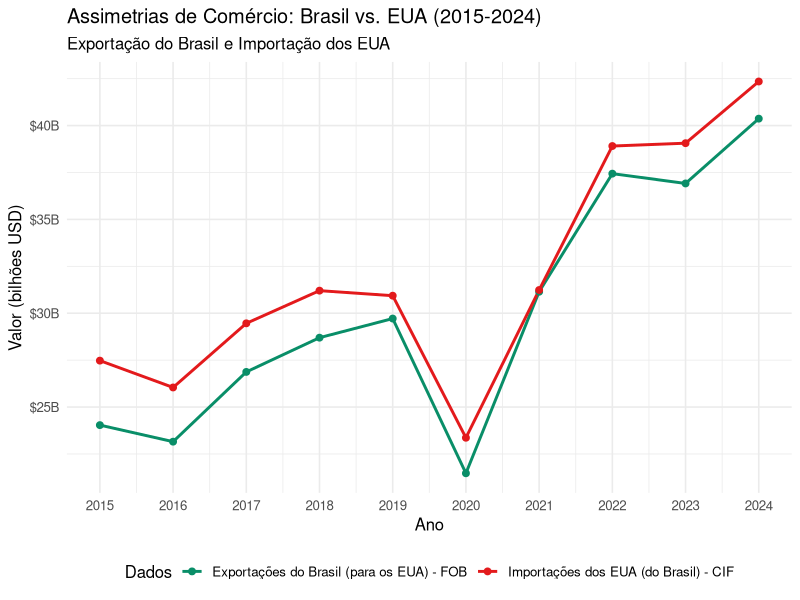
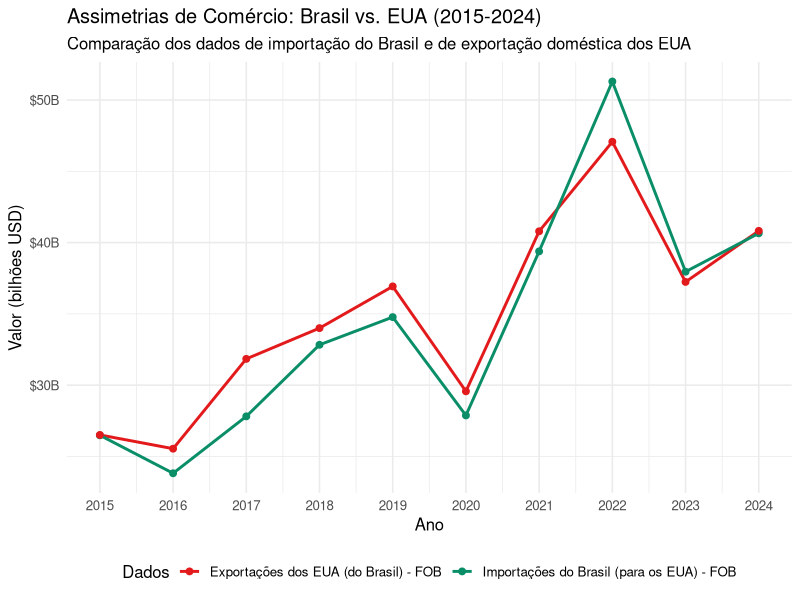
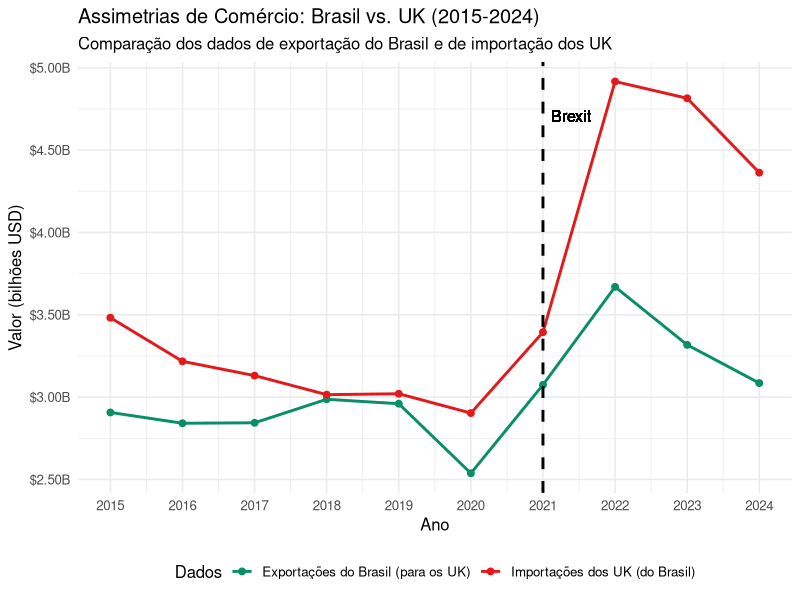
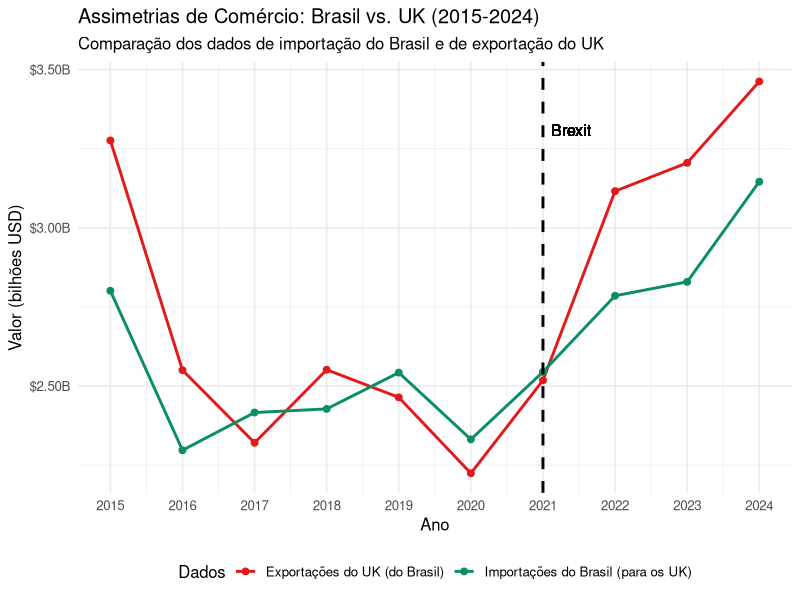

Source code (R) for these figures, in order:
## ---- chunk 1
#| code-fold: true

library(readxl)
library(tidyverse)
library(scales)

exp_br_imp_usa_long <- read_csv2("./data/output/exp_br_imp_usa_long.csv", show_col_types = FALSE)

ggplot(exp_br_imp_usa_long, aes(x = ano, y = valor_bilhoes, color = tipo)) +
  geom_line(linewidth = 1) +
  geom_point(size = 2) +
  scale_color_manual(
    values = c("exp_br" = "#098e68ff", "imp_usa" = "#e31a1c"),
    labels = c(
      "exp_br" = "Exportações do Brasil (para os EUA) - FOB",
      "imp_usa" = "Importações dos EUA (do Brasil) - CIF"
    )
  ) +
  scale_x_continuous(breaks = unique(exp_br_imp_usa_long$ano)) +
  scale_y_continuous(
    labels = scales::dollar_format(prefix = "$", scale = 1, suffix = "B")
  ) +
  labs(
    title = "Assimetrias de Comércio: Brasil vs. EUA (2015-2024)",
    subtitle = "Exportação do Brasil e Importação dos EUA",
    x = "Ano",
    y = "Valor (bilhões USD)",
    color = "Dados"
  ) +
  theme_minimal(base_size = 12) +
  theme(legend.position = "bottom")

## ---- chunk 2
#| code-fold: true

exp_br_imp_usa <- exp_br_imp_usa_long %>%
  pivot_wider(
    names_from = tipo,
    values_from = valor_bilhoes
  )

exp_br_imp_usa_diff <- exp_br_imp_usa %>%
  mutate(diferenca_percentual = ((imp_usa - exp_br) / exp_br) * 100) %>%
  mutate(diferenca_valor = ((imp_usa - exp_br)))

indice_max <- which.max(exp_br_imp_usa_diff$diferenca_percentual)
maior_diferenca <- round(exp_br_imp_usa_diff$diferenca_percentual[indice_max],2)
ano_maior_diferenca <- exp_br_imp_usa_diff$ano[indice_max]



indice_min <- which.min(exp_br_imp_usa_diff$diferenca_percentual)
menor_diferenca <- round(exp_br_imp_usa_diff$diferenca_percentual[indice_min],2)
ano_menor_diferenca <- exp_br_imp_usa_diff$ano[indice_min]

## ---- chunk 3
#| code-fold: true


imp_br_exp_usa_long <- read_csv2("./data/output/imp_br_exp_domestic_usa_long.csv", show_col_types = FALSE)

# Create the plot
ggplot(imp_br_exp_usa_long, aes(x = ano, y = valor_bilhoes, color = tipo)) +
  geom_line(linewidth = 1) +
  geom_point(size = 2) +
  scale_color_manual(
    values = c("imp_br" = "#098e68ff", "exp_usa" = "#e31a1c"),
    labels = c(
      "imp_br" = "Importações do Brasil (para os EUA) - FOB",
      "exp_usa" = "Exportações dos EUA (do Brasil) - FOB"
    )
  ) +
  scale_x_continuous(breaks = unique(imp_br_exp_usa_long$ano)) +
  scale_y_continuous(
    labels = scales::dollar_format(prefix = "$", scale = 1, suffix = "B")
  ) +
  labs(
    title = "Assimetrias de Comércio: Brasil vs. EUA (2015-2024)",
    subtitle = "Comparação dos dados de importação do Brasil e de exportação doméstica dos EUA",
    x = "Ano",
    y = "Valor (bilhões USD)",
    color = "Dados"
  ) +
  theme_minimal(base_size = 12) +
  theme(legend.position = "bottom")

## ---- chunk 4
#| code-fold: true

imp_br_exp_us <- imp_br_exp_usa_long %>%
  pivot_wider(
    names_from = tipo,
    values_from = valor_bilhoes
  )

imp_br_exp_us_diff <- imp_br_exp_us %>%
  mutate(diferenca_percentual = ((exp_usa - imp_br) / imp_br) * 100) %>%
  mutate(diferenca_valor = ((exp_usa - imp_br)))

indice_max <- which.max(imp_br_exp_us_diff$diferenca_percentual)
maior_diferenca <- round(imp_br_exp_us_diff$diferenca_percentual[indice_max],2)
ano_maior_diferenca <- imp_br_exp_us_diff$ano[indice_max]

indice_min <- which.min(imp_br_exp_us_diff$diferenca_percentual)
menor_diferenca <- round(imp_br_exp_us_diff$diferenca_percentual[indice_min],2)
ano_menor_diferenca <- imp_br_exp_us_diff$ano[indice_min]

média = round(mean(imp_br_exp_us_diff$diferenca_percentual),2)

## ---- chunk 5

exp_br_imp_uk_long <- read_csv2("./data/output/exp_br_imp_uk_long.csv", show_col_types = FALSE)

ggplot(exp_br_imp_uk_long, aes(x = ano, y = valor_bilhoes, color = tipo)) +
  geom_line(linewidth = 1) +
  geom_point(size = 2) +
  geom_vline(
    aes(
      xintercept = 2021, 
      linetype = "Brexit"),
      color = "black",
      linetype = "dashed",
      linewidth = 1) +
  geom_text(
    aes(
      x = 2021,                       # Posição X da linha
      y = max(exp_br_imp_uk_long$valor_bilhoes) * 0.95,    # Posição Y (ajustada para ficar no topo)
      label = "Brexit"                # O texto a ser exibido
    ),
    hjust = -0.2,                        # Alinhamento horizontal (0 = à direita do ponto)
    vjust = 0,                        # Alinhamento vertical (0 = abaixo do ponto)
    size = 4,                         # Tamanho da fonte
    color = "black"                   # Cor do texto
  ) +
  scale_color_manual(
    values = c("exp_br" = "#098e68ff", "imp_uk" = "#e31a1c"),
    labels = c("exp_br" = "Exportações do Brasil (para os UK)", "imp_uk" = "Importações dos UK (do Brasil)")
  ) +
  scale_x_continuous(breaks = unique(exp_br_imp_uk_long$ano)) +
  scale_y_continuous(labels = scales::dollar_format(prefix = "$", scale = 1, suffix = "B")) +
  labs(
    title = "Assimetrias de Comércio: Brasil vs. UK (2015-2024)",
    subtitle = "Comparação dos dados de exportação do Brasil e de importação dos UK",
    x = "Ano",
    y = "Valor (bilhões USD)",
    color = "Dados"
  ) +
  theme_minimal(base_size = 12) +
  theme(legend.position = "bottom")
## ---- chunk 6

imp_br_exp_uk_long <- read_csv2("./data/output/imp_br_exp_uk_long.csv", show_col_types = FALSE)

ggplot(imp_br_exp_uk_long, aes(x = ano, y = valor_bilhoes, color = tipo)) +
  geom_line(linewidth = 1) +
  geom_point(size = 2) +
  geom_vline(
    aes(
      xintercept = 2021, 
      linetype = "Brexit"),
      color = "black",
      linetype = "dashed",
      linewidth = 1) +
  geom_text(
    aes(
      x = 2021,                       # Posição X da linha
      y = max(imp_br_exp_uk_long$valor_bilhoes) * 0.95,    # Posição Y (ajustada para ficar no topo)
      label = "Brexit"                # O texto a ser exibido
    ),
    hjust = -0.2,                        # Alinhamento horizontal (0 = à direita do ponto)
    vjust = 0,                        # Alinhamento vertical (0 = abaixo do ponto)
    size = 4,                         # Tamanho da fonte
    color = "black"                   # Cor do texto
  ) +
  scale_color_manual(
    values = c("imp_br" = "#098e68ff", "exp_uk" = "#e31a1c"),
    labels = c("imp_br" = "Importações do Brasil (para os UK)", "exp_uk" = "Exportações do UK (do Brasil)")
  ) +
  scale_x_continuous(breaks = unique(imp_br_exp_uk_long$ano)) +
  scale_y_continuous(labels = scales::dollar_format(prefix = "$", scale = 1, suffix = "B")) +
  labs(
    title = "Assimetrias de Comércio: Brasil vs. UK (2015-2024)",
    subtitle = "Comparação dos dados de importação do Brasil e de exportação do UK",
    x = "Ano",
    y = "Valor (bilhões USD)",
    color = "Dados"
  ) +
  theme_minimal(base_size = 12) +
  theme(legend.position = "bottom")

